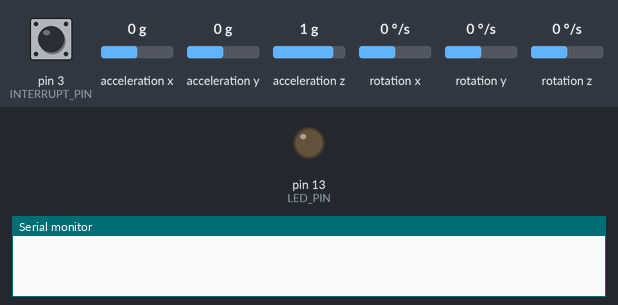
A sketch run on a simulated Arduino Uno, built with avr-gcc and run on an emulated ATmega328P. On the bench: output pins drawn as LEDs (lit = HIGH), the last lines printed to the serial monitor. Inputs (shaded band) come from the test bench; at power-on: acceleration z 1 g, acceleration x 0 g, acceleration y 0 g, pin 3 (INTERRUPT_PIN) LOW, rotation x 0 °/s, rotation y 0 °/s, rotation z 0 °/s. The sensor or clock chip raises its interrupt line as the real part does.

Above: at 0.1 s.
At 0.55 s:
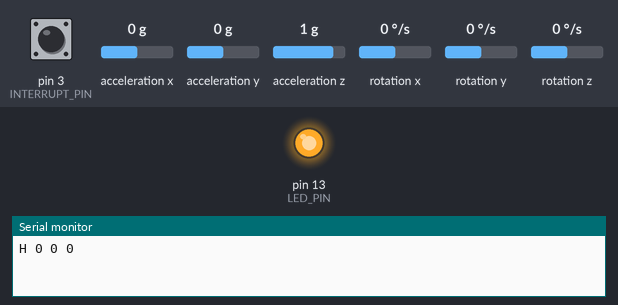
At 1.6 s:
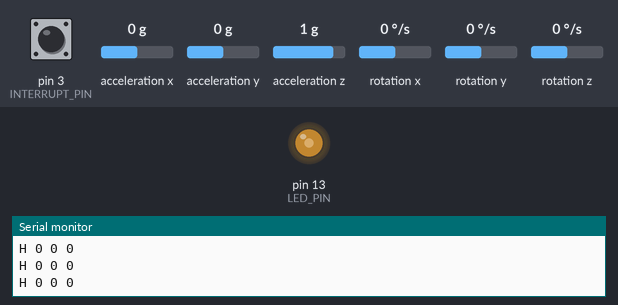
1.8 s: acceleration z set to -1.4 g
4.8 s: acceleration x set to 0.8 g
7.8 s: acceleration y set to -1.4 g
Timing chart, 0 to 16.8 s (numbered marks = the images above; inputs shaded):
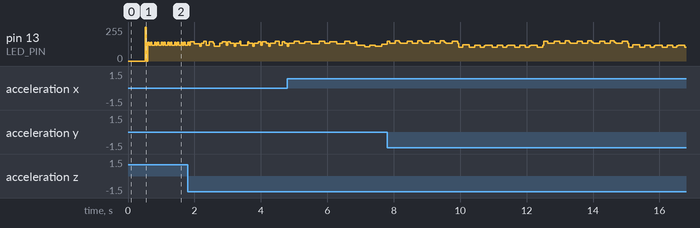

The sketch:

MPU6050_DMP6_test_U.ino
```cpp
#include <SoftwareSerial.h>

#include "I2Cdev.h"
#include "MPU6050_6Axis_MotionApps20.h"

#if I2CDEV_IMPLEMENTATION == I2CDEV_ARDUINO_WIRE
    #include "Wire.h"
#endif
SoftwareSerial S(6,5);
MPU6050 mpu;
//MPU6050 mpu(0x69); // <-- use for AD0 high

#define OUTPUT_READABLE_YAWPITCHROLL

#define INTERRUPT_PIN 3  // use pin 2 on Arduino Uno & most boards
#define LED_PIN 13 // (Arduino is 13, Teensy is 11, Teensy++ is 6)
bool blinkState = false;

// MPU control/status vars
bool dmpReady = false;  // set true if DMP init was successful
uint8_t mpuIntStatus;   // holds actual interrupt status byte from MPU
uint8_t devStatus;      // return status after each device operation (0 = success, !0 = error)
uint16_t packetSize;    // expected DMP packet size (default is 42 bytes)
uint16_t fifoCount;     // count of all bytes currently in FIFO
uint8_t fifoBuffer[64]; // FIFO storage buffer

// orientation/motion vars
Quaternion q;           // [w, x, y, z]         quaternion container
VectorInt16 aa;         // [x, y, z]            accel sensor measurements
VectorInt16 aaReal;     // [x, y, z]            gravity-free accel sensor measurements
VectorInt16 aaWorld;    // [x, y, z]            world-frame accel sensor measurements
VectorFloat gravity;    // [x, y, z]            gravity vector
float euler[3];         // [psi, theta, phi]    Euler angle container
float ypr[3];           // [yaw, pitch, roll]   yaw/pitch/roll container and gravity vector

// packet structure for InvenSense teapot demo
uint8_t teapotPacket[14] = { '$', 0x02, 0,0, 0,0, 0,0, 0,0, 0x00, 0x00, '\r', '\n' };


// ================================================================
// ===               INTERRUPT DETECTION ROUTINE                ===
// ================================================================

volatile bool mpuInterrupt = false;     // indicates whether MPU interrupt pin has gone high
void dmpDataReady() {
    mpuInterrupt = true;
}


// ================================================================
// ===                      INITIAL SETUP                       ===
// ================================================================

void setup() {
  Serial.println('Q');
    // join I2C bus (I2Cdev library doesn't do this automatically)
    #if I2CDEV_IMPLEMENTATION == I2CDEV_ARDUINO_WIRE
        Wire.begin();
        Wire.setClock(400000); // 400kHz I2C clock. Comment this line if having compilation difficulties
    #elif I2CDEV_IMPLEMENTATION == I2CDEV_BUILTIN_FASTWIRE
        Fastwire::setup(400, true);
    #endif
    S.begin(38400);
    Serial.begin(38400);
//    while (!Serial); // wait for Leonardo enumeration, others continue immediately

    mpu.initialize();
    pinMode(INTERRUPT_PIN, INPUT);
    mpu.testConnection();

    devStatus = mpu.dmpInitialize();

    mpu.setXGyroOffset(555);
    mpu.setYGyroOffset(-138);
    mpu.setZGyroOffset(42);
    mpu.setXAccelOffset(-74);
    mpu.setYAccelOffset(-491);
    mpu.setZAccelOffset(5099);

    if (devStatus == 0) {
        mpu.setDMPEnabled(true);

        attachInterrupt(digitalPinToInterrupt(INTERRUPT_PIN), dmpDataReady, RISING);
        mpuIntStatus = mpu.getIntStatus();

        dmpReady = true;

        // get expected DMP packet size for later comparison
        packetSize = mpu.dmpGetFIFOPacketSize();
    }

    // configure LED for output
    pinMode(LED_PIN, OUTPUT);
}
int yaw,pitch,roll;
char ypr1[6];
int yaw2,pitch2,roll2;

/* ================================================================
// ===                    MAIN PROGRAM LOOP                     ===
// ==============================================================*/
char e;
float tn=0,tp=0;
void loop() {

    // if programming failed, don't try to do anything
    if (!dmpReady) return;

    // wait for MPU interrupt or extra packet(s) available
    while (!mpuInterrupt && fifoCount < packetSize);

    // reset interrupt flag and get INT_STATUS byte
    mpuInterrupt = false;
    mpuIntStatus = mpu.getIntStatus();

    // get current FIFO count
    fifoCount = mpu.getFIFOCount();

    // check for overflow (this should never happen unless our code is too inefficient)
    if ((mpuIntStatus & 0x10) || fifoCount == 1024) {
        // reset so we can continue cleanly
        mpu.resetFIFO();
//        Serial.println(F("FIFO overflow!"));

    // otherwise, check for DMP data ready interrupt (this should happen frequently)
    } else if (mpuIntStatus & 0x02) {

        while (fifoCount < packetSize) fifoCount = mpu.getFIFOCount();

        // read a packet from FIFO
        mpu.getFIFOBytes(fifoBuffer, packetSize);

        fifoCount -= packetSize;


        #ifdef OUTPUT_READABLE_YAWPITCHROLL
            // display Euler angles in degrees
            mpu.dmpGetQuaternion(&q, fifoBuffer);
            mpu.dmpGetGravity(&gravity, &q);
            mpu.dmpGetYawPitchRoll(ypr, &q, &gravity);
            e='y';
            if(Serial.available())  e=Serial.read();
            if(e=='y')
            {
              yaw   = ypr[0] * 180/M_PI;
              pitch = ypr[1] * 180/M_PI;
              roll  = ypr[2] * 180/M_PI;
//              ypr1[0] = (yaw   & 255);
//              ypr1[1] = (yaw   & (255<<8))>>8;
//              ypr1[4] = (pitch & 255);
//              ypr1[5] = (pitch & (255<<8))>>8;
//              ypr1[2] = (roll  & 255);
//              ypr1[3] = (roll  & (255<<8))>>8;
//
//              yaw2  = ypr1[0] | (ypr1[1]<<8);
//              pitch2= ypr1[4] | (ypr1[5]<<8);
//              roll2 = ypr1[2] | (ypr1[3]<<8);
              tn=millis();
              if(tn-tp>41)
              {
                Serial.print('H');
                Serial.print(" ");
                Serial.print(yaw);
                Serial.print(" ");
                Serial.print(pitch);
                Serial.print(" ");
                Serial.println(roll);
                S.print('H');
                S.print(" ");
                S.print(yaw);
                S.print(" ");
                S.print(pitch);
                S.print(" ");
                S.println(roll);
                tp=tn;
              }
            }
        #endif

        // blink LED to indicate activity
        blinkState = !blinkState;
        digitalWrite(LED_PIN, blinkState);
    }
}
```
